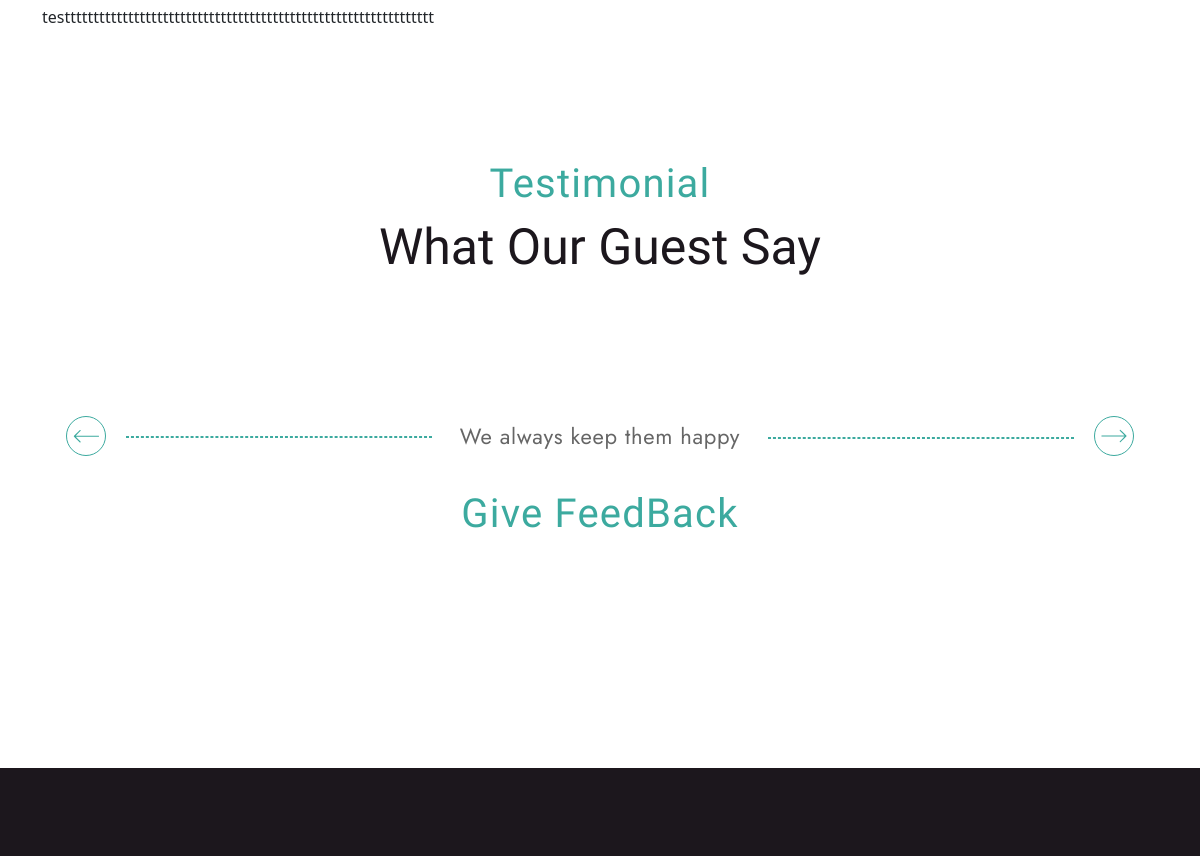
The page /subhall-details.php?shallId=66 (middle part) on the database as committed earlier.
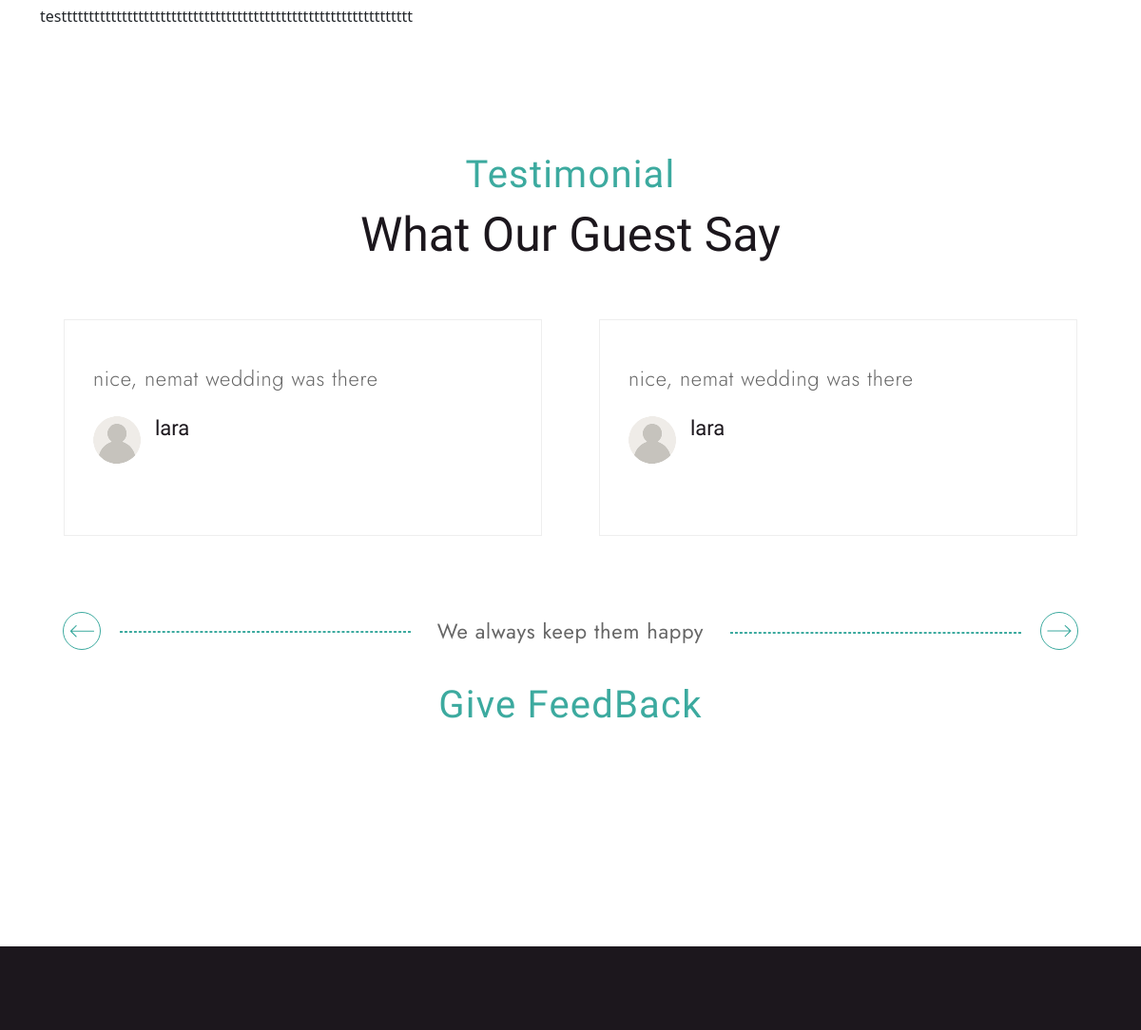
The same page on the database as committed later.
### tables this page shows
CREATE TABLE `feedback_subhall` (
  `id` int(11) NOT NULL,
  `feedback` varchar(500) NOT NULL,
  `user_id` int(11) NOT NULL,
  `hall_id` int(11) NOT NULL
);

CREATE TABLE `users` (
  `id` int(11) NOT NULL,
  `name` varchar(200) NOT NULL,
  `password` varchar(200) NOT NULL,
  `email` varchar(200) NOT NULL,
  `type` enum('user','owner') NOT NULL DEFAULT 'user',
  `status` tinyint(1) NOT NULL DEFAULT '1',
  `created_at` datetime NOT NULL DEFAULT CURRENT_TIMESTAMP
);

### admin/handlers/get_feedback_subhall.php (called while the page is built)
<?php
$sql="SELECT f.id, f.feedback, u.name
FROM feedback_subhall f
INNER JOIN users u
ON f.user_id = u.id where f.hall_id=$shallId";
$sqlResult=mysqli_query($conn,$sql);
$feedbackData=mysqli_fetch_all($sqlResult);
?>

### subhall-details.php (the view, shortened to what this page needs)
<?php
      if(isset($_POST['subhall'])){
      $shallId=$_POST['subhall']; }
      elseif(isset($_GET['shallId'])){
      $shallId=$_GET['shallId']; }
?>
<!DOCTYPE html>
<html lang="en">
<?php require ('inc/head.php'); ?>
<body>
<?php require ('inc/preloader_area.php');
    require("admin/handlers/db.php");
    $sql="SELECT * FROM subhalls where id=$shallId ";
    $sqlResult=mysqli_query($conn,$sql);
    $shallData=mysqli_fetch_assoc($sqlResult);
    require("admin/handlers/get_feedback_subhall.php");
    $sql1="SELECT * FROM feedback_subhall Where hall_id=$shallId";
    $query1=mysqli_query($conn,$sql1);
    $users=mysqli_fetch_all($query1,MYSQLI_ASSOC);
    ?>
    <div class="room-suits-details-page pt-120 mb-120">
        <div class="container">
            <div class="row mb-120 g-5">
                <div class="col-lg-8">
                    <ul<p><?php echo $shallData['number_of_guests']?> Guest</p></ul>
                    <ul<p><?php echo $shallData['hall_describtion']?></p>
                </div>
                <div class="col-lg-4">
                </div>
            </div>
        </div>
    </div>
    <div class="row">
        <div class="home-one-testimonial mb-120">
        <div class="container">
            <div class="row">
                <div class="col-12">
                    <div class="section-title1 text-center">
                        <span>Testimonial</span>
                        <h2>What Our Guest Say</h2>
                    </div>
                </div>
            </div>
            <div class="row justify-content-center">
                <div class="swiper testimonial-slider-1">
                    <div class="swiper-wrapper">
                    <?php
if(isset($users)){
foreach($feedbackData as $index=>$users){?>
                        <div class="swiper-slide">
                            <div class="testimonial-wrrap">
                                <div class="content">
                                    <p><?=$users[1];?> </p>
                                    <div class="author-review-area d-flex justify-content-between align-items-center flex-erap">
                                    <div class="authot-area d-flex align-items-center">
                                        <div class="author-img">
                                            <br/>
                                        <img  width="50" height="50" src="assets/images/icons/user1.svg">
                                        </div>
                                    <div class="author-name-deg">
                                            <h4><?=$users[2];?></h4>
                                            </div>
                                </div>
                                </div>
                                </div>
                            </div>
                        </div>
                        <?php }
}?>
                    </div>
                </div>
                <div class="row align-items-center pt-80">
                <div class="col-lg-4">
                    <div class="swiper-btn-left">
                       <div class="btns swiper-button-prev-e">
                       </div>
                    </div>
                </div>
                <div class="col-lg-4 d-flex justify-content-center">
                    <div class="contents">
                        <p>We always keep them happy</p>
                    </div>
                </div>
                <div class="col-lg-4">
                    <div class="swiper-btn-right">
                        <div class="btns swiper-button-next-e">
                        </div>
                    </div>
                </div>
            </div>
            </div>
            <br>
            <div class="col-13">
                    <div class="section-title1 text-center">
                      <span> <a class="btn--primary6" href="admin/handlers/feedback_subhall_chlogin.php?shallId=<?= $shallId ?>"> Give FeedBack </a> </span>
                    </div>
                    <div class="section-title1 text-center">
                    </div>
            </div>
         </div>
     </div>
    <?php require ('inc/footer.php');
    require('inc/js_file_link.php'); ?>
</body>
</html>

Rows that differ between the two databases and show on the page:
added feedback_subhall: feedback "nice, nemat wedding was there", user.name "lara"
